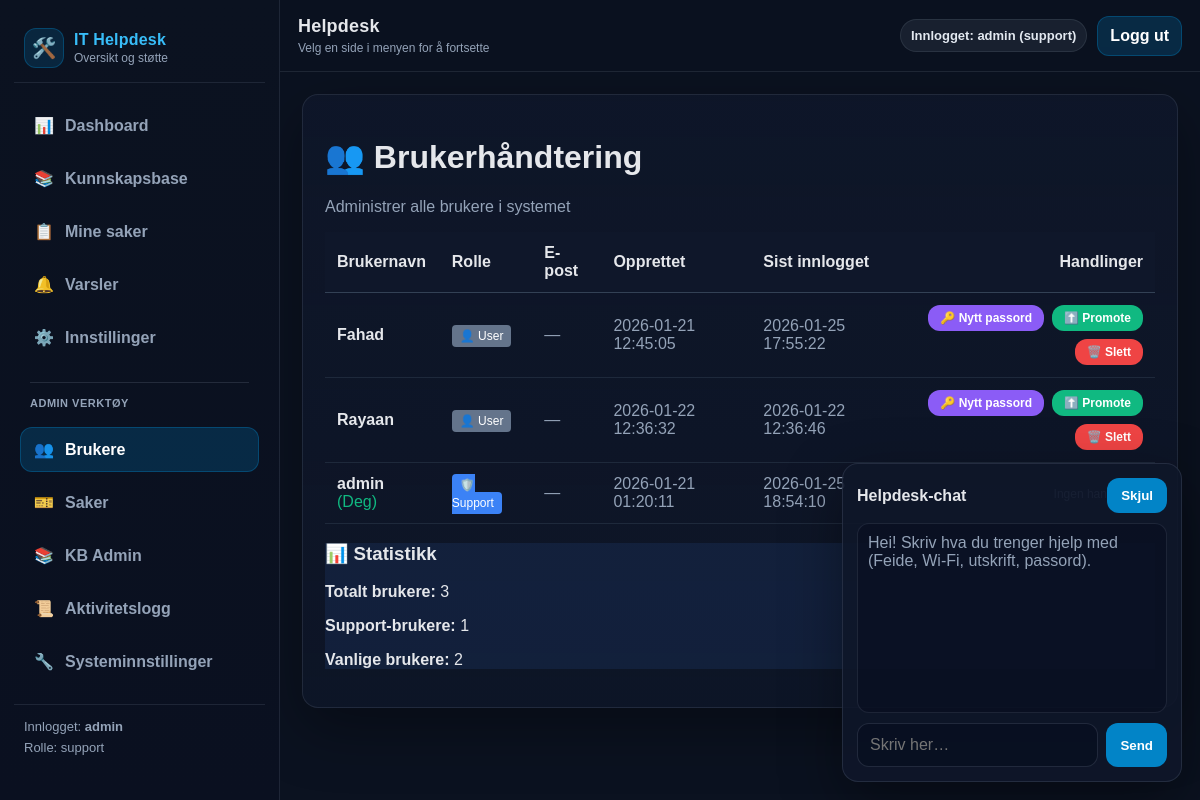
/admin/users (signed in), run on an earlier commit of the app's database.
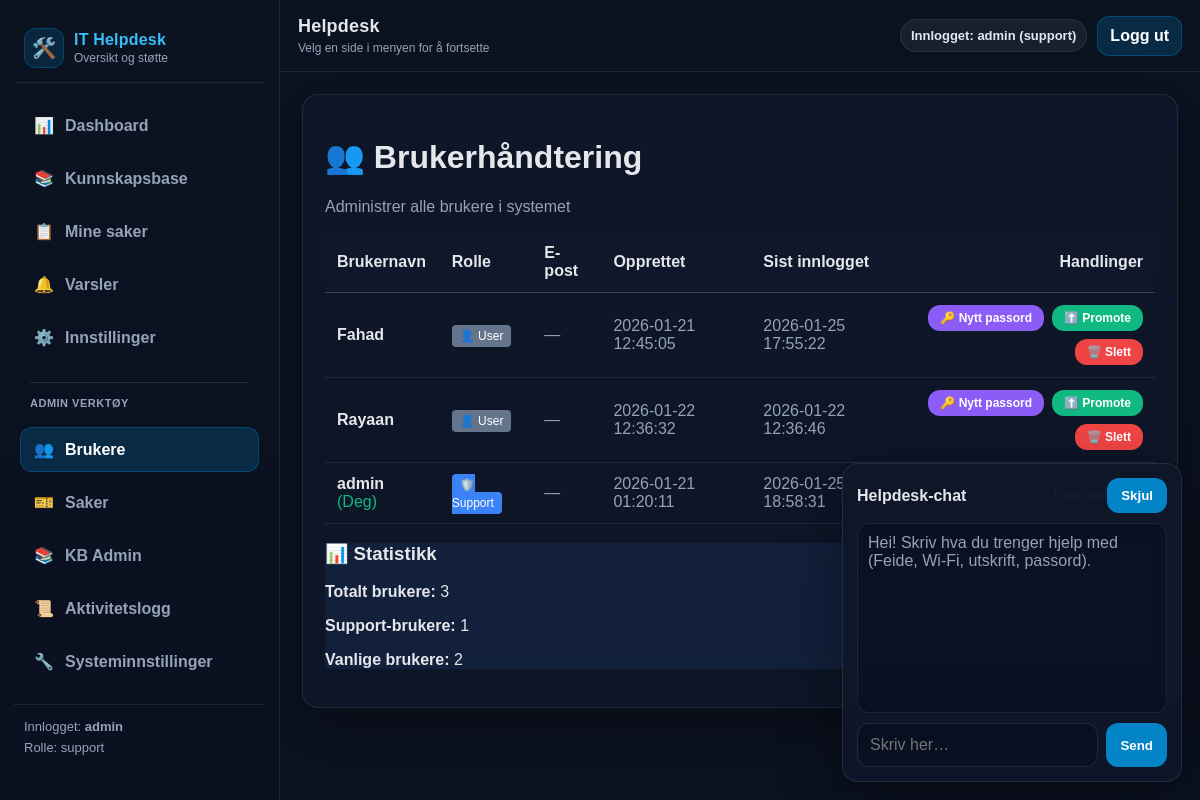
And on a later commit of the database.
### tables this page shows
CREATE TABLE users (
            id INTEGER PRIMARY KEY AUTOINCREMENT,
            username TEXT NOT NULL UNIQUE,
            pw_hash TEXT NOT NULL,
            role TEXT NOT NULL DEFAULT 'user',
            email TEXT,
            phone TEXT,
            created_at TEXT NOT NULL DEFAULT (datetime('now')),
            last_login TEXT,
            notify_email INTEGER NOT NULL DEFAULT 1,
            notify_inapp INTEGER NOT NULL DEFAULT 1,
            notify_sms INTEGER NOT NULL DEFAULT 0
        );

### routes.py (the view)
@bp.route("/admin/users")
def admin_users():
    user = current_user()
    if not user or current_role() != "support":
        abort(403)
    from .db import get_all_users
    try:
        users = get_all_users()
    except Exception as e:
        logger.error(f"Error fetching users: {e}")
        users = []
    return render_template("admin_users.html", users=users)

### __init__.py (called while the page is built)
def create_app():
    app = Flask(__name__)
    app.config.from_object(Config)
    init_mail(app)
    @app.after_request
    def set_security_headers(response):
        response.headers['X-Content-Type-Options'] = 'nosniff'
        response.headers['X-Frame-Options'] = 'DENY'
        response.headers['X-XSS-Protection'] = '1; mode=block'
        return response
    from .routes import bp
    app.register_blueprint(bp)
    return app

### db.py (called while the page is built)
def count_notifications(user: str) -> int:
    conn = _conn()
    cur = conn.cursor()
    cur.execute("SELECT COUNT(*) AS c FROM notifications WHERE user = ? AND read = 0", (user,))
    row = cur.fetchone()
    conn.close()
    return int(row["c"]) if row else 0

def _conn() -> sqlite3.Connection:
    DB_PATH.parent.mkdir(parents=True, exist_ok=True)
    conn = sqlite3.connect(DB_PATH)
    conn.row_factory = sqlite3.Row
    return conn

def get_all_users():
    conn = _conn()
    cur = conn.cursor()
    cur.execute("""
        SELECT username, role, email, created_at, last_login
        FROM users
        ORDER BY username ASC
    """)
    rows = cur.fetchall()
    conn.close()
    return rows

### routes.py (called while the page is built)
def current_user():
    return session.get("user")

### templates/admin_users.html
{% extends "base.html" %}
{% block content %}
<div class="card">
  <h1>👥 Brukerhåndtering</h1>
  <p class="muted">Administrer alle brukere i systemet</p>
</div>
<div class="card">
  <table style="width:100%; border-collapse:collapse;">
    <thead>
      <tr style="background:#0f172a; border-bottom:1px solid #334155;">
        <th style="padding:12px; text-align:left;">Brukernavn</th>
        <th style="padding:12px; text-align:left;">Rolle</th>
        <th style="padding:12px; text-align:left;">E-post</th>
        <th style="padding:12px; text-align:left;">Opprettet</th>
        <th style="padding:12px; text-align:left;">Sist innlogget</th>
        <th style="padding:12px; text-align:right;">Handlinger</th>
      </tr>
    </thead>
    <tbody>
      {% for u in users %}
      <tr style="border-bottom:1px solid #1e293b;">
        <td style="padding:12px;">
          <strong>{{ u.username }}</strong>
          {% if u.username == session.get("user") %}<span style="color:#10b981;">(Deg)</span>{% endif %}
        </td>
        <td style="padding:12px;">
          {% if u.role == 'support' %}
            <span style="background:#3b82f6; color:#fff; padding:4px 8px; border-radius:4px; font-size:12px;">🛡️ Support</span>
          {% else %}
            <span style="background:#64748b; color:#fff; padding:4px 8px; border-radius:4px; font-size:12px;">👤 User</span>
          {% endif %}
        </td>
        <td style="padding:12px; color:#94a3b8;">{{ u.email or '—' }}</td>
        <td style="padding:12px; color:#94a3b8;">{{ u.created_at }}</td>
        <td style="padding:12px; color:#94a3b8;">{{ u.last_login or 'Aldri' }}</td>
        <td style="padding:12px; text-align:right;">
          {% if u.username != 'admin' and u.username != session.get("user") %}
            <div style="display:flex; gap:8px; justify-content:flex-end; flex-wrap:wrap;">
              <form method="post" action="{{ url_for('main.admin_reset_password', username=u.username) }}" style="display:inline;">
                <button type="submit" style="background:#8b5cf6; padding:6px 12px; font-size:12px;">🔑 Nytt passord</button>
              </form>
              {% if u.role == 'user' %}
              <form method="post" action="{{ url_for('main.promote_user', username=u.username) }}" style="display:inline;">
                <button type="submit" style="background:#10b981; padding:6px 12px; font-size:12px;">⬆️ Promote</button>
              </form>
              {% else %}
              <form method="post" action="{{ url_for('main.demote_user', username=u.username) }}" style="display:inline;">
                <button type="submit" style="background:#f59e0b; padding:6px 12px; font-size:12px;">⬇️ Demote</button>
              </form>
              {% endif %}
              <form method="post" action="{{ url_for('main.delete_user', username=u.username) }}" style="display:inline;" onsubmit="return confirm('Slette bruker {{ u.username }}? Dette kan ikke angres!');">
                <button type="submit" style="background:#ef4444; padding:6px 12px; font-size:12px;">🗑️ Slett</button>
              </form>
            </div>
          {% else %}
            <span style="color:#64748b; font-size:12px;">Ingen handlinger</span>
          {% endif %}
        </td>
      </tr>
      {% endfor %}
    </tbody>
  </table>
</div>
<div class="card" style="background:rgba(59,130,246,.1); border-color:#3b82f6;">
  <h3>📊 Statistikk</h3>
  <p><strong>Totalt brukere:</strong> {{ users|length }}</p>
  <p><strong>Support-brukere:</strong> {{ users|selectattr('role', 'equalto', 'support')|list|length }}</p>
  <p><strong>Vanlige brukere:</strong> {{ users|selectattr('role', 'equalto', 'user')|list|length }}</p>
</div>
{% endblock %}

### templates/base.html (shortened to what the changed rows need)
<!doctype html>
<html lang="no">
  <head>
  </head>
  <body>
    {% set ep = request.endpoint or "" %}
    <div class="app">
      <aside class="sidebar">
        <div class="sidebar-footer">
          {% if session.get("user") %}
            Innlogget: <strong>{{ session.get("user") }}</strong>
            <div style="margin-top:6px; color:var(--muted);">
              Rolle: {{ session.get("role") }}
            </div>
          {% else %}
            Ikke innlogget
          {% endif %}
        </div>
      </aside>
      <div class="main">
        <header class="topbar">
          <div class="topbar-right">
            {% if session.get("user") %}
              <span class="pill">Innlogget: {{ session.get("user") }} ({{ session.get("role") }})</span>
              <a class="btn" href="{{ url_for('main.logout') }}">Logg ut</a>
            {% endif %}
          </div>
        </header>
        <main class="page">
          <div class="content-wrap">
            {% block content %}{% endblock %}
          </div>
        </main>
      </div>
    </div>
  </body>
</html>

What changed in the data, as far as the page shows it:
changed users "admin": last_login "2026-01-25 18:54:10" → "2026-01-25 18:58:31"
